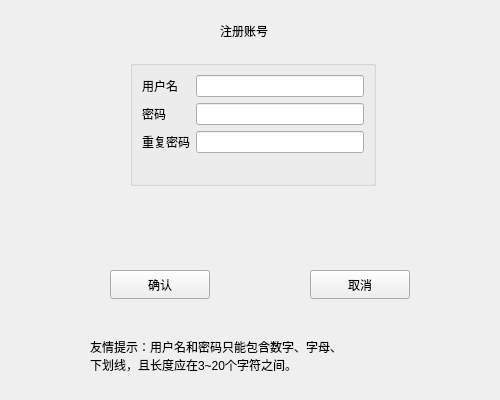
<?xml version="1.0" encoding="UTF-8"?>
<ui version="4.0">
 <class>Form</class>
 <widget class="QWidget" name="Form">
  <property name="geometry">
   <rect>
    <x>0</x>
    <y>0</y>
    <width>500</width>
    <height>400</height>
   </rect>
  </property>
  <property name="windowTitle">
   <string>Form</string>
  </property>
  <widget class="QGroupBox" name="groupBox">
   <property name="geometry">
    <rect>
     <x>130</x>
     <y>60</y>
     <width>246</width>
     <height>126</height>
    </rect>
   </property>
   <property name="title">
    <string/>
   </property>
   <layout class="QFormLayout" name="formLayout_2">
    <item row="0" column="0">
     <widget class="QLabel" name="username">
      <property name="text">
       <string>用户名</string>
      </property>
     </widget>
    </item>
    <item row="0" column="1">
     <widget class="QLineEdit" name="username_2"/>
    </item>
    <item row="1" column="0">
     <widget class="QLabel" name="password">
      <property name="text">
       <string>密码</string>
      </property>
     </widget>
    </item>
    <item row="1" column="1">
     <widget class="QLineEdit" name="password_2"/>
    </item>
    <item row="2" column="0">
     <widget class="QLabel" name="repeat">
      <property name="text">
       <string>重复密码</string>
      </property>
     </widget>
    </item>
    <item row="2" column="1">
     <widget class="QLineEdit" name="repeat_2"/>
    </item>
   </layout>
  </widget>
  <widget class="QLabel" name="title">
   <property name="geometry">
    <rect>
     <x>220</x>
     <y>20</y>
     <width>61</width>
     <height>21</height>
    </rect>
   </property>
   <property name="text">
    <string>注册账号</string>
   </property>
  </widget>
  <widget class="QLabel" name="tips">
   <property name="geometry">
    <rect>
     <x>90</x>
     <y>280</y>
     <width>321</width>
     <height>151</height>
    </rect>
   </property>
   <property name="text">
    <string>友情提示：用户名和密码只能包含数字、字母、
下划线，且长度应在3~20个字符之间。</string>
   </property>
  </widget>
  <widget class="QPushButton" name="forwards">
   <property name="geometry">
    <rect>
     <x>110</x>
     <y>270</y>
     <width>100</width>
     <height>29</height>
    </rect>
   </property>
   <property name="text">
    <string>确认</string>
   </property>
  </widget>
  <widget class="QPushButton" name="backwards">
   <property name="geometry">
    <rect>
     <x>310</x>
     <y>270</y>
     <width>100</width>
     <height>29</height>
    </rect>
   </property>
   <property name="text">
    <string>取消</string>
   </property>
  </widget>
 </widget>
 <resources/>
 <connections/>
</ui>
